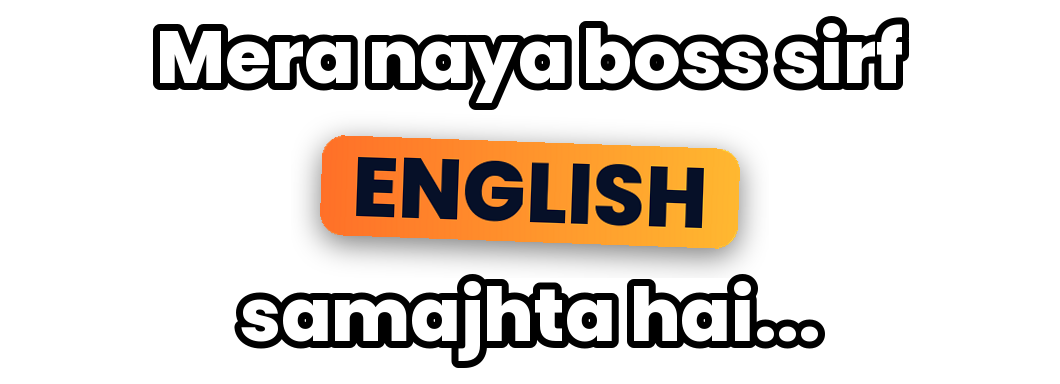
#> input picture marketing/video-ad/pack/assets/captions/01_hook.png, 1060 x 384 px
$ python -i build_pack.py   (imports and definitions only)
#> lines starting #> are read from the running program, lines starting #| are printed output that depends on the picture
#> further down, picture is the input picture: PIL image 1060x384 RGBA; mean R, G, B, A 40.4, 33.3, 26.8, 73
"""Build the editor pack for the realistic-presenter version of the Desi AI Keyboard ad.

Outputs (in ./assets):
  endcard_5s.mp4            full-frame animated end card
  demo_background_10s.mp4   animated background to sit behind the phone demo
  phone_frame.png           device frame with a transparent screen (drop screen recording under it)
  logo_sting_2s.webm/.mov   logo + name pop, with alpha (VP9 WebM; ProRes 4444 MOV is not committed, too large)
  feature_pills_4s.webm/.mov feature chips popping in, with alpha
  captions/*.png            styled caption stickers, transparent
  style_frames.png          preview of the look
Run: python3 build_pack.py <fonts_dir>
"""
import functools, math, os, random, subprocess, sys
from PIL import Image, ImageDraw, ImageFilter, ImageFont, ImageChops

FONTS = sys.argv[1] if len(sys.argv) > 1 else "fonts"
OUT = os.path.join(os.path.dirname(os.path.abspath(__file__)), "assets")
# [1 line not run here, left out]
W, H, FPS = 1080, 1920, 30

NAVY_D, NAVY = (6, 16, 40), (16, 38, 82)
SAFF, AMBER = (255, 112, 40), (255, 184, 48)
GREEN, TEAL = (34, 177, 92), (24, 200, 170)
WHITE = (255, 255, 255)


# [4 lines left out: function font, not called in this run]


def clamp(x): return max(0.0, min(1.0, x))
def prog(t, a, b): return clamp((t - a) / (b - a))
def out3(x): return 1 - (1 - x) ** 3
def back(x, c1=1.9): return 1 + (c1 + 1) * (x - 1) ** 3 + c1 * (x - 1) ** 2


# ---------- primitives ----------
# [21 lines left out: functions lin_grad, text_layer, not called in this run]


def shadow(im, blur=28, off=14, alpha=110, color=(0, 0, 0)):
#> called with blur = 28, off = 14, alpha = 110, color = (0, 0, 0)
    pad = blur * 2
    base = Image.new("RGBA", (im.width + pad * 2, im.height + pad * 2), (0, 0, 0, 0))
#> base: PIL image 1172x496 RGBA; every value is 0
    a = im.getchannel("A").point(lambda v: v * alpha // 255)
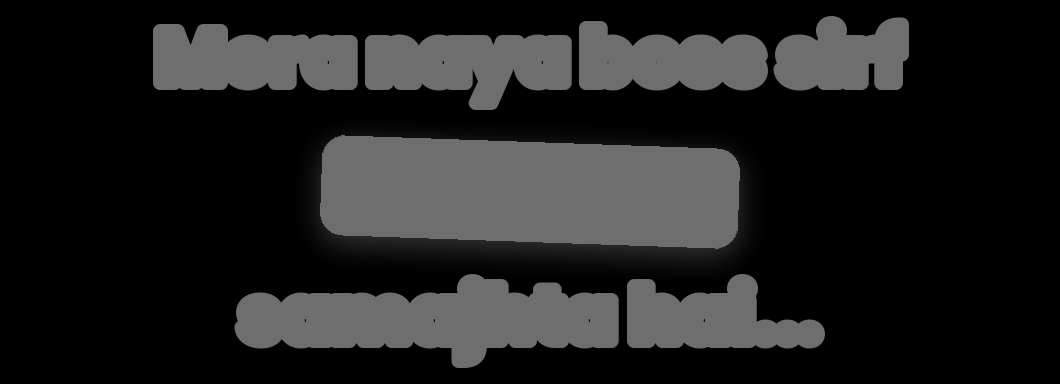
#> a: PIL image 1060x384 L; min 0, max 110, mean 31.5
    base.paste(color + (255,), (pad, pad + off), a)
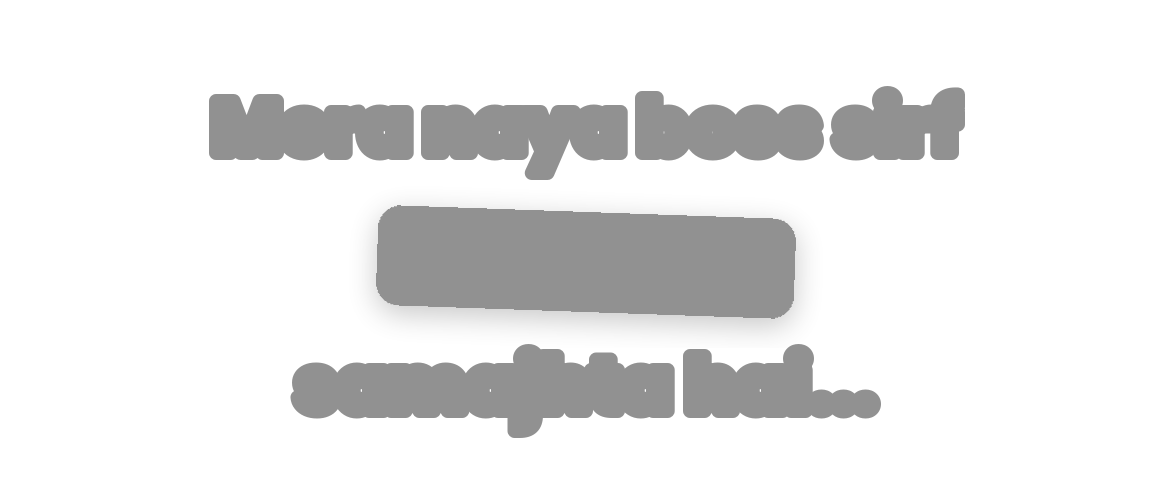
#> base: PIL image 1172x496 RGBA; mean R, G, B, A 0, 0, 0, 22; transparent parts drawn white
    base = base.filter(ImageFilter.GaussianBlur(blur))
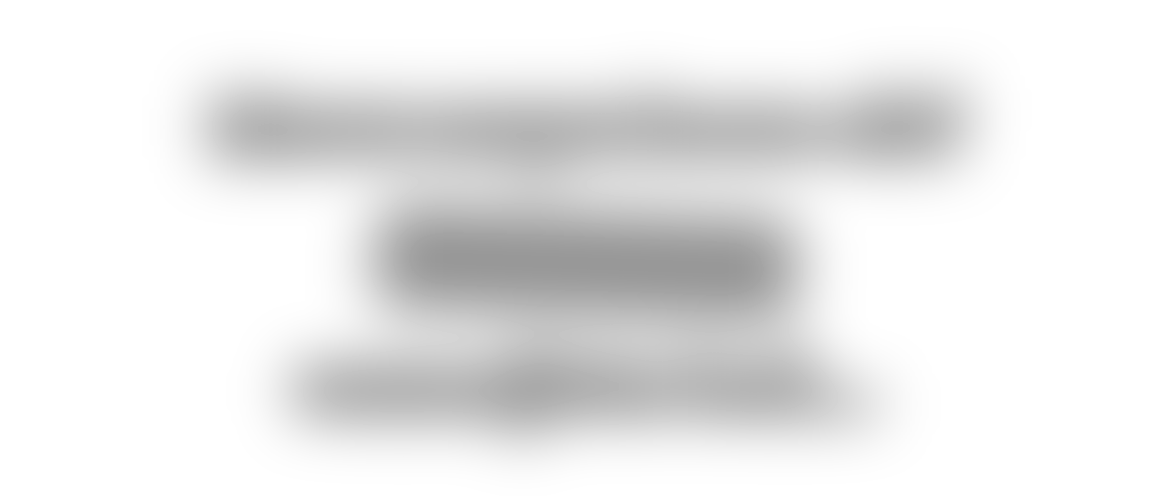
#> base: PIL image 1172x496 RGBA; mean R, G, B, A 0, 0, 0, 22; transparent parts drawn white
    base.alpha_composite(im, (pad, pad))
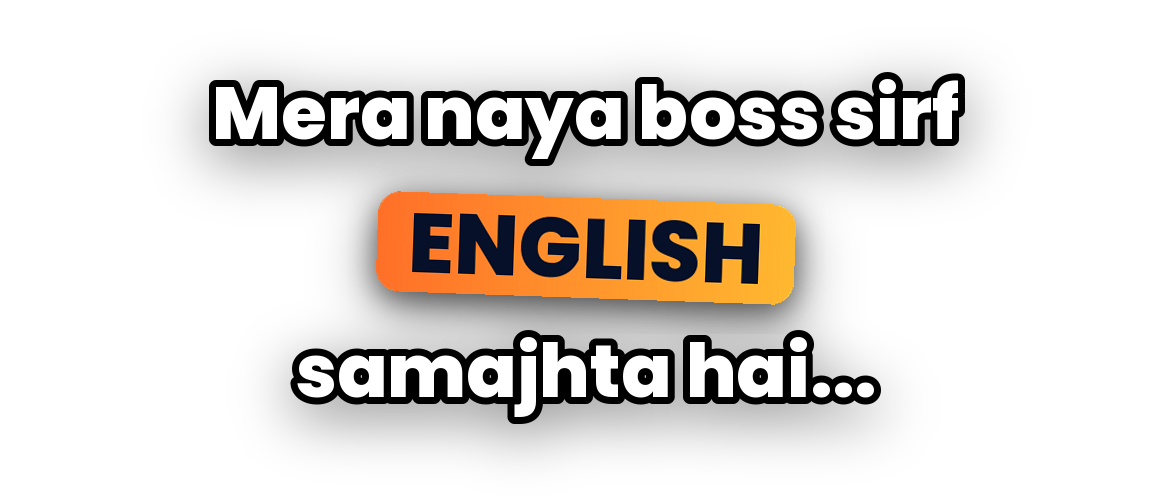
#> base: PIL image 1172x496 RGBA; mean R, G, B, A 28.3, 23.3, 18.8, 59.7; transparent parts drawn white
    return base


# [42 lines left out: functions glow, paste, glass, base_gradient, not called in this run]


# [1 line not run here, left out]
SPARKS = [(random.uniform(0, W), random.uniform(0, H), random.uniform(1.5, 4), random.uniform(0, 6.28)) for _ in range(70)]


# [46 lines left out: functions background, logo, logo_block, not called in this run]


# ---------- confetti ----------
# [1 line not run here, left out]
CONF = [(random.uniform(0, W), random.uniform(-600, -20), random.uniform(120, 260), random.choice([SAFF, WHITE, GREEN, AMBER]),
         random.uniform(0, 6.28), random.uniform(10, 22)) for _ in range(90)]


# [91 lines left out: functions confetti, cta_button, flag, endcard, logo_sting, not called in this run]


FEATS = [("AI Translation", (70, 130, 255), "अ"), ("Voice Input", (160, 90, 230), "V"),
         ("Handwriting", GREEN, "H"), ("Stylish Fonts", (235, 70, 140), "Aa"),
         ("Stickers & GIF", AMBER, "S"), ("Memes & Reels", SAFF, "M"),
         ("Themes", (100, 110, 240), "T"), ("Clipboard", TEAL, "C")]


# [23 lines left out: functions pill, feature_pills, not called in this run]


# ---------- phone frame ----------
SCREEN = (185, 230, 895, 1808)   # x0, y0, x1, y1 of the transparent screen (710x1578, fits 1080x2400 at 65.7%)


# [19 lines left out: function phone_frame, not called in this run]


# ---------- captions ----------
CAPTIONS = [
    ("01_hook", "Mera naya boss sirf", "ENGLISH", "samajhta hai..."),
    ("02_struggle", "10 minute se", "1 LINE", "likh rahi hoon"),
    ("03_reveal", "Phir maine try kiya", "DESI AI KEYBOARD", ""),
    ("04_type_hindi", "", "HINDI", "mein likho..."),
    ("05_send_english", "...", "ENGLISH", "mein bhejo!"),
    ("06_approved", "Boss ne turant", "HAAN", "bol diya!"),
    ("07_features", "Sab kuch", "EK KEYBOARD", "mein"),
]


# [45 lines left out: functions caption, write_mp4, write_alpha_mov, not called in this run]


# [20 lines not run here, left out]

>>> from PIL import Image
>>> picture = Image.open('assets/captions/01_hook.png')
>>> result = shadow(picture)

$ run again, on marketing/video-ad/pack/assets/captions/02_struggle.png
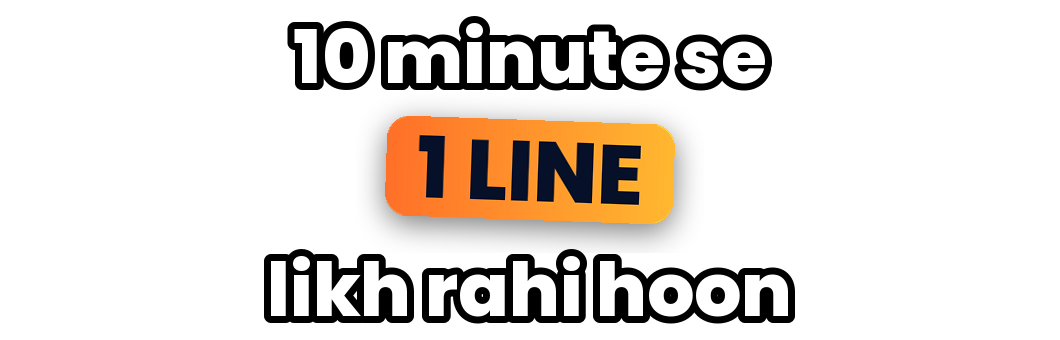
#> input picture marketing/video-ad/pack/assets/captions/02_struggle.png, 1060 x 340 px
#> picture is the input picture: PIL image 1060x340 RGBA; mean R, G, B, A 34, 28, 22.6, 61.1
#> in shadow, `a = im.getchannel("A").point(lambda v: v * alpha // 255)`:
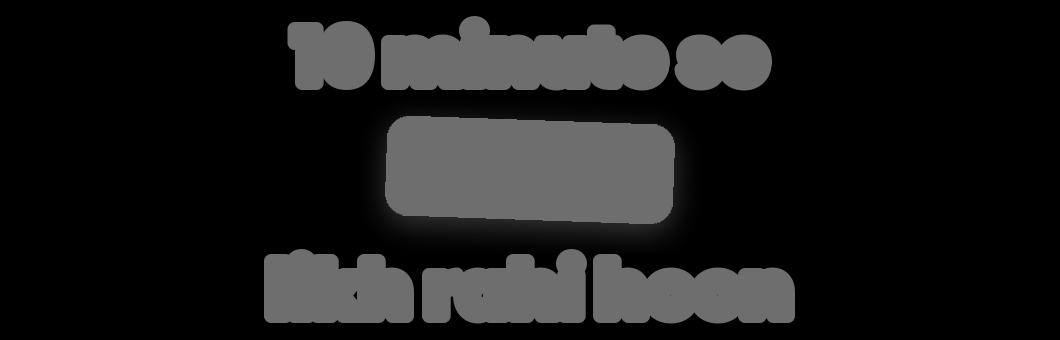
#> a: PIL image 1060x340 L; min 0, max 110, mean 26.3
#> in shadow, `base.alpha_composite(im, (pad, pad))`:
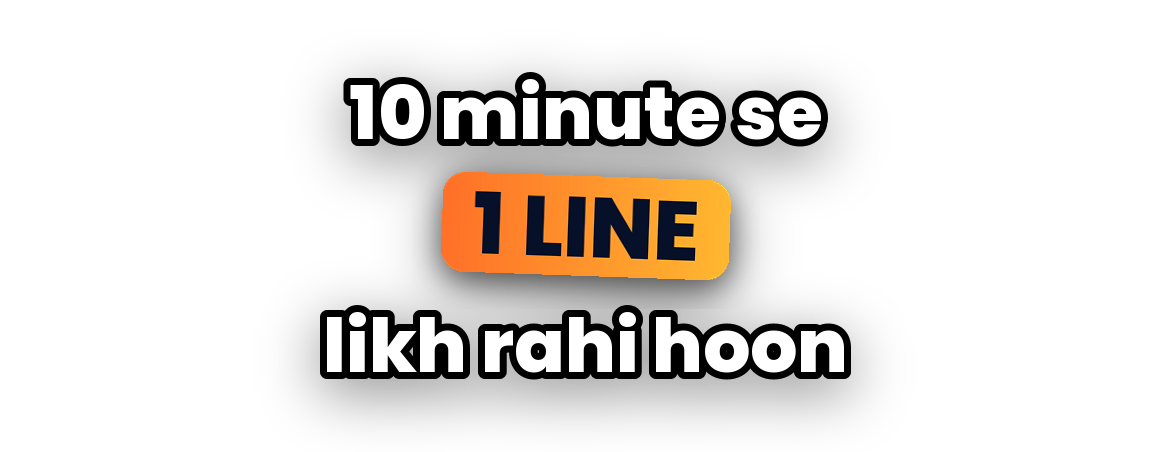
#> base: PIL image 1172x452 RGBA; mean R, G, B, A 23.1, 19.1, 15.4, 48.5; transparent parts drawn white
